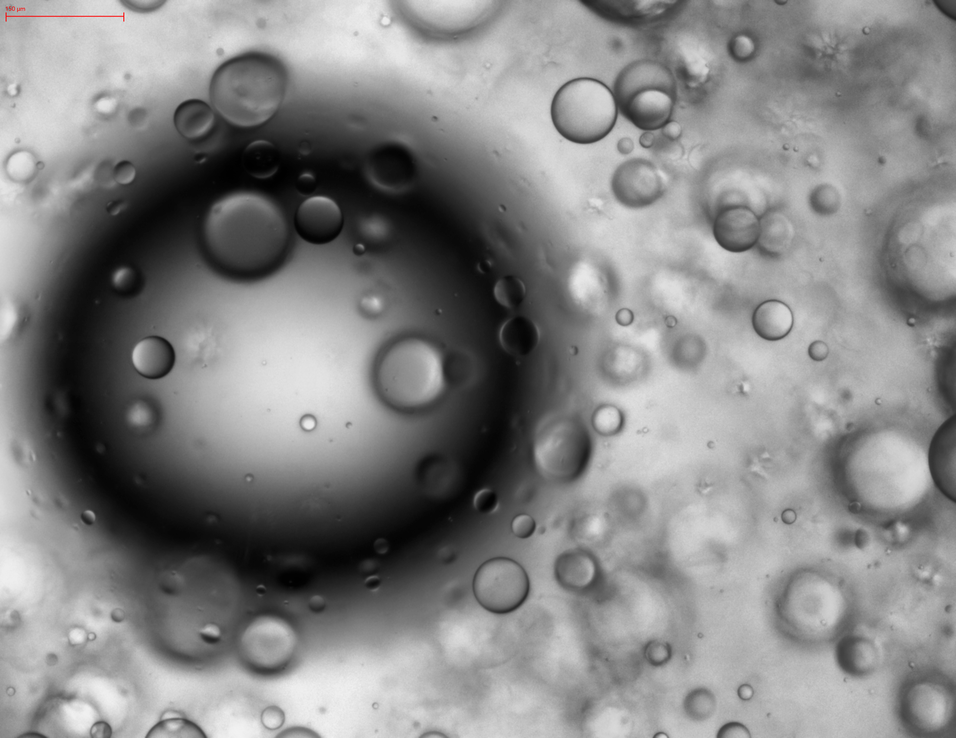
#> input picture train/IMG_106.png, 956 x 738 px, shrunk from 2200 x 1700 before the run, found by its file name; its folder holds only this picture in this run
$ python rotate.py
#> lines starting #> are read from the running program, lines starting #| are printed output that depends on the picture
import cv2
import os
import json
from PIL import Image
from base64 import b64encode


def rotate_img(img):
    # Rotate the image by 90 degrees clockwise
    rotated_img = cv2.rotate(img, cv2.ROTATE_90_CLOCKWISE)
    return rotated_img


def flip_img(img):
    # 水平翻转
    return cv2.flip(img, 1)
    # 垂直翻转
    # return cv2.flip(img,0)


def label_match_img(label_dict, img_path):
    with open(img_path, 'rb') as f:
        # byte_content = f.read()
        # 把原始字节码编码成 base64 字节码
        # base64_bytes = b64encode(byte_content)
        qrcode = b64encode(f.read()).decode()
        label_dict['imageData'] = qrcode

    return label_dict


# this function is for read image,the input is directory name
def read_directory(input_dir, output_dir, ext):
    for filename in os.listdir(input_dir):
        if filename.endswith(ext):
            img = cv2.imread(input_dir + "/" + filename)
            print(input_dir + "/" + filename)
            # print(img)
            # img = random_bright(img)
            img = flip_img(img)
            cv2.imwrite(output_dir + "/" + filename, img)


def rotate_labels(label_dict):
    shapes = label_dict['shapes']
    for shape in shapes:
        points = shape['points']
        new_points = []
        for point in points:
            # Rotate the label coordinates by 90 degrees clockwise
            # new_point = [point[1], label_dict['imageHeight'] - point[0]]
            new_point = [point[1], point[0]]
            new_points.append(new_point)
        shape['points'] = new_points

    return label_dict


def rotate_images_and_labels(input_dir, output_dir):
    for filename in os.listdir(input_dir):
        if filename.endswith('.png'):
            img_filename = filename[:-4] + '.png'
            img_path = os.path.join(input_dir, filename)
            img = cv2.imread(img_path)
#> img is the input picture: shape (738, 956, 3); mean B, G, R 133.7, 133.7, 133.8
            rotated_img = rotate_img(img)
#> in rotate_img, `rotated_img = cv2.rotate(img, cv2.ROTATE_90_CLOCKWISE)`:
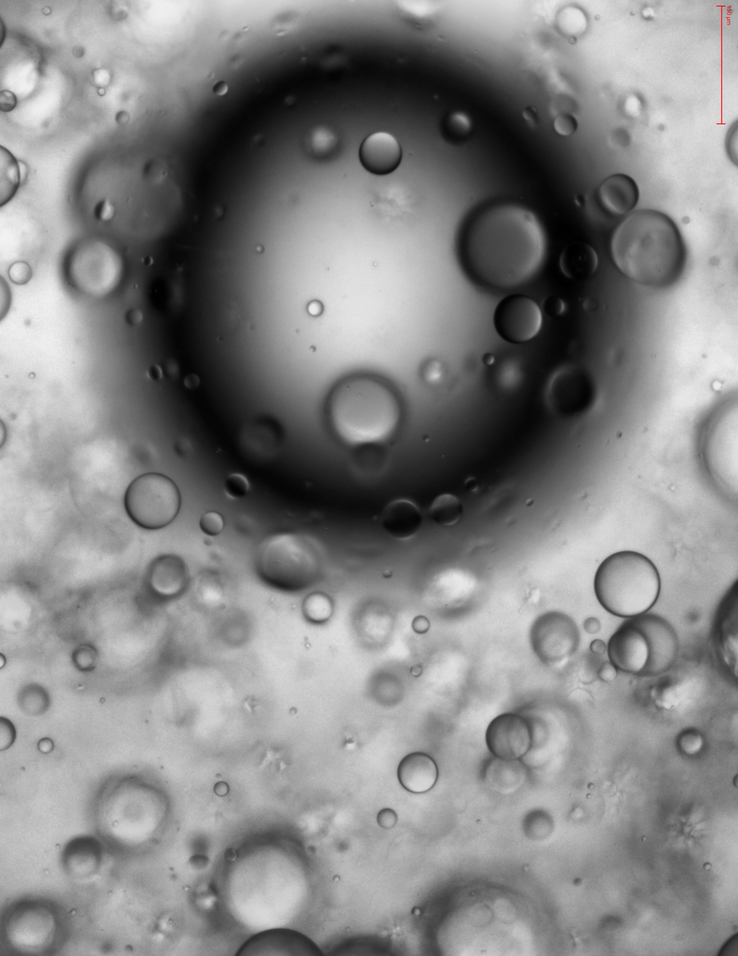
#> rotated_img: shape (956, 738, 3); mean B, G, R 133.7, 133.7, 133.8
            #rotated_img = rotate_img(rotated_img)
            #rotated_img = rotate_img(rotated_img)  # 转三次
            rotated_img_filename = img_filename
            rotated_img_path = os.path.join(output_dir, rotated_img_filename)
            cv2.imwrite(rotated_img_path, rotated_img)

            label_filename = filename[:-4] + '.json'
            label_path = os.path.join(input_dir, label_filename)
#> (the run stopped early here; a loop or call above may not have finished)

$ run again, on train/IMG_123.png
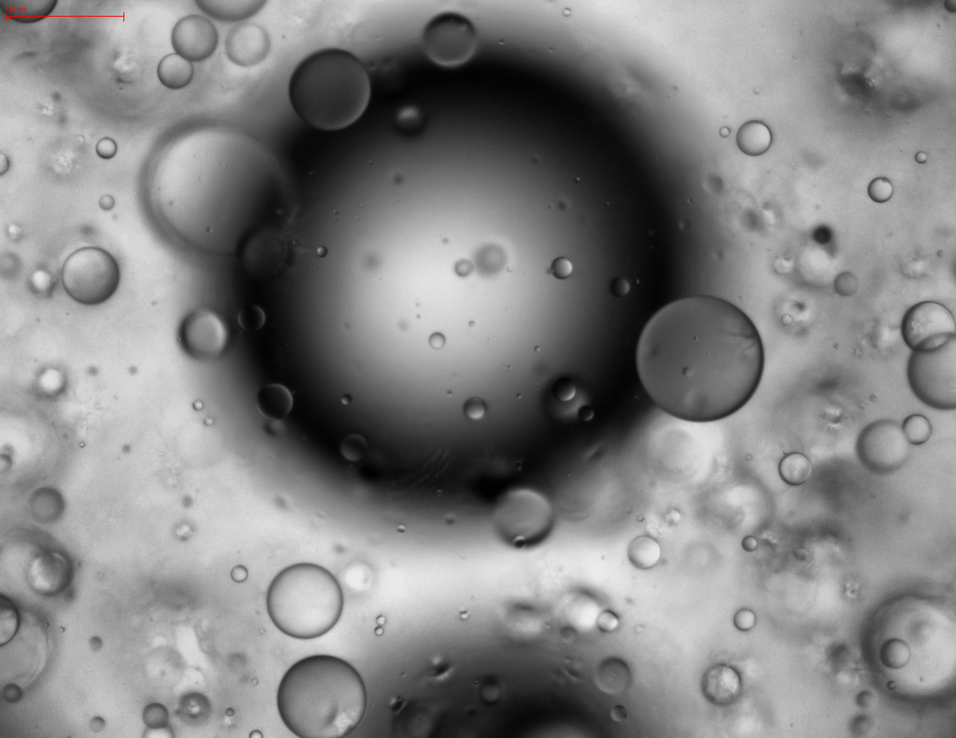
#> input picture train/IMG_123.png, 956 x 738 px, shrunk from 2200 x 1700 before the run, found by its file name
#> in rotate_images_and_labels, img is the input picture: shape (738, 956, 3); mean B, G, R 131.4, 131.4, 131.5
#> in rotate_img, `rotated_img = cv2.rotate(img, cv2.ROTATE_90_CLOCKWISE)`:
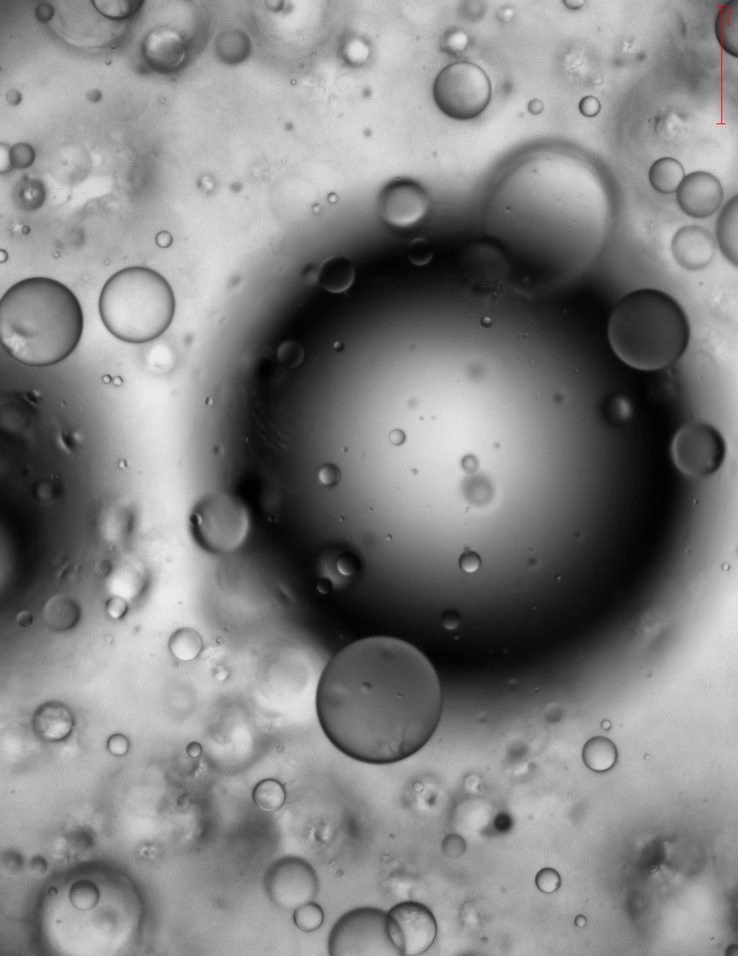
#> rotated_img: shape (956, 738, 3); mean B, G, R 131.4, 131.4, 131.5

$ run again, on train/IMG_148.png
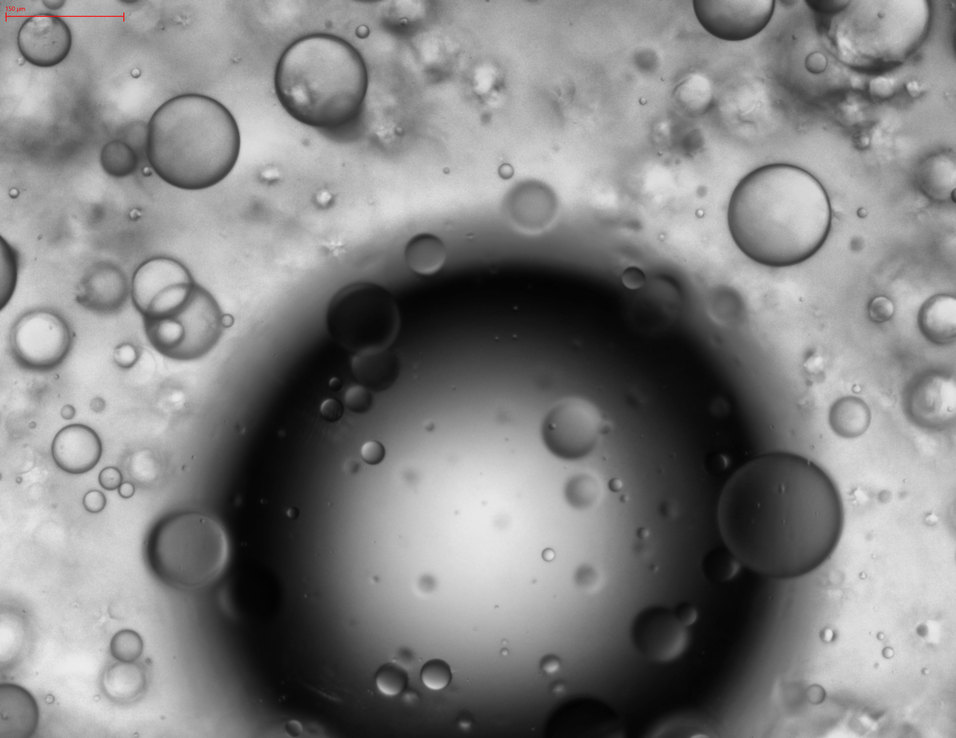
#> input picture train/IMG_148.png, 956 x 738 px, shrunk from 2200 x 1700 before the run, found by its file name
#> in rotate_images_and_labels, img is the input picture: shape (738, 956, 3); mean B, G, R 130.7, 130.7, 130.7
#> in rotate_img, `rotated_img = cv2.rotate(img, cv2.ROTATE_90_CLOCKWISE)`:
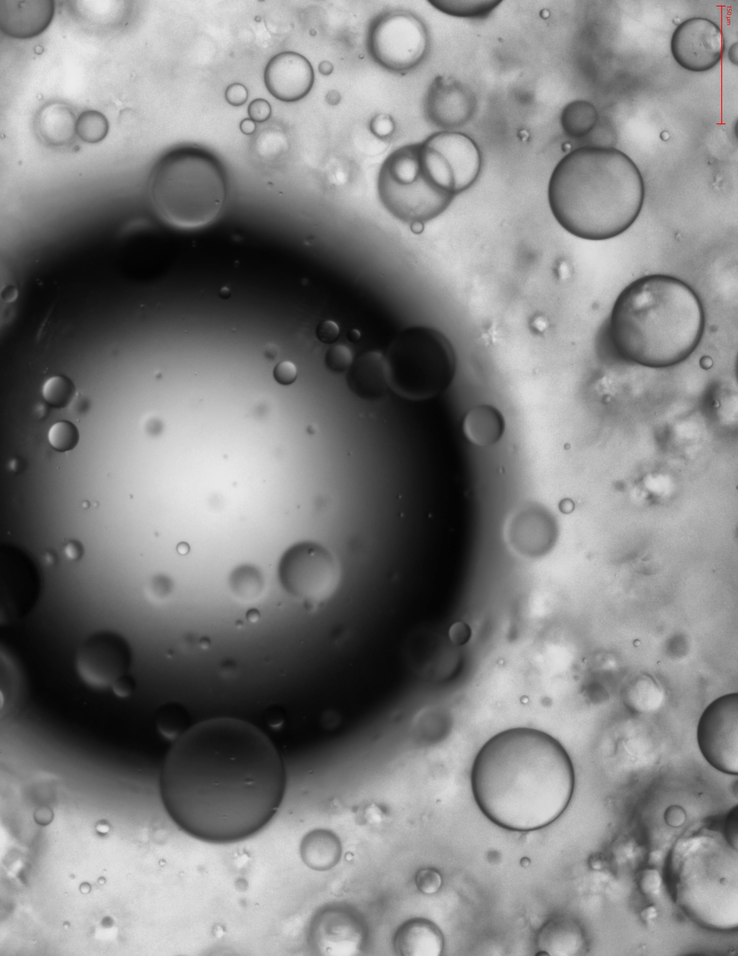
#> rotated_img: shape (956, 738, 3); mean B, G, R 130.7, 130.7, 130.7

$ run again, on train/IMG_160.png
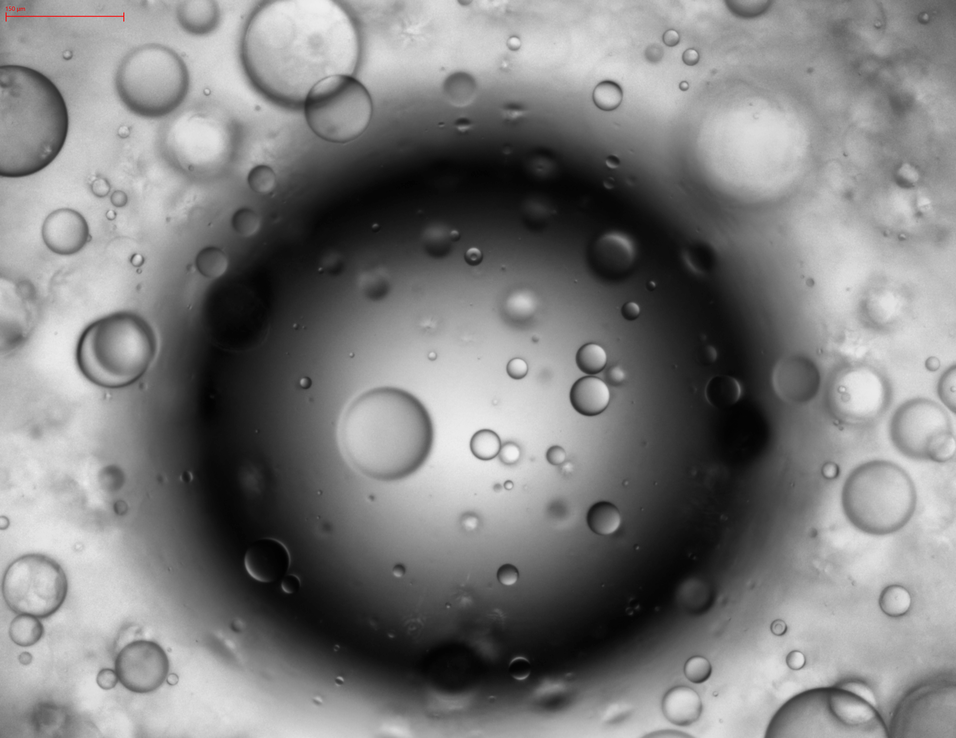
#> input picture train/IMG_160.png, 956 x 738 px, shrunk from 2200 x 1700 before the run, found by its file name
#> in rotate_images_and_labels, img is the input picture: shape (738, 956, 3); mean B, G, R 127.1, 127.1, 127.1
#> in rotate_img, `rotated_img = cv2.rotate(img, cv2.ROTATE_90_CLOCKWISE)`:
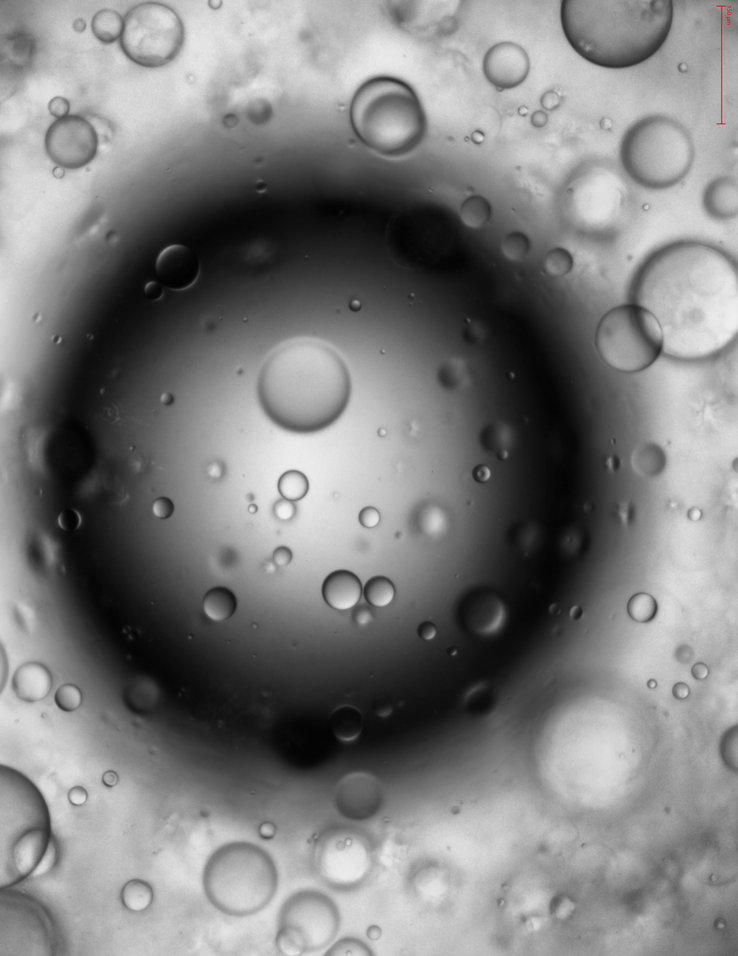
#> rotated_img: shape (956, 738, 3); mean B, G, R 127.1, 127.1, 127.1

$ run again, on train/IMG_1063.png
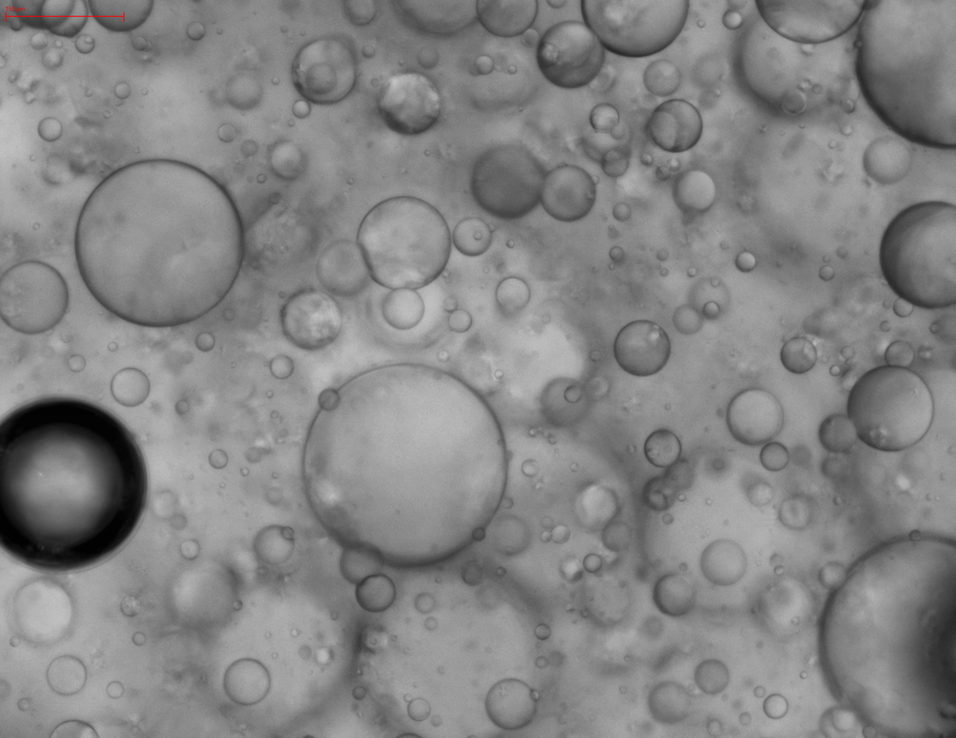
#> input picture train/IMG_1063.png, 956 x 738 px, shrunk from 2200 x 1700 before the run, found by its file name
#> in rotate_images_and_labels, img is the input picture: shape (738, 956, 3); mean B, G, R 132.2, 132.2, 132.2
#> in rotate_img, `rotated_img = cv2.rotate(img, cv2.ROTATE_90_CLOCKWISE)`:
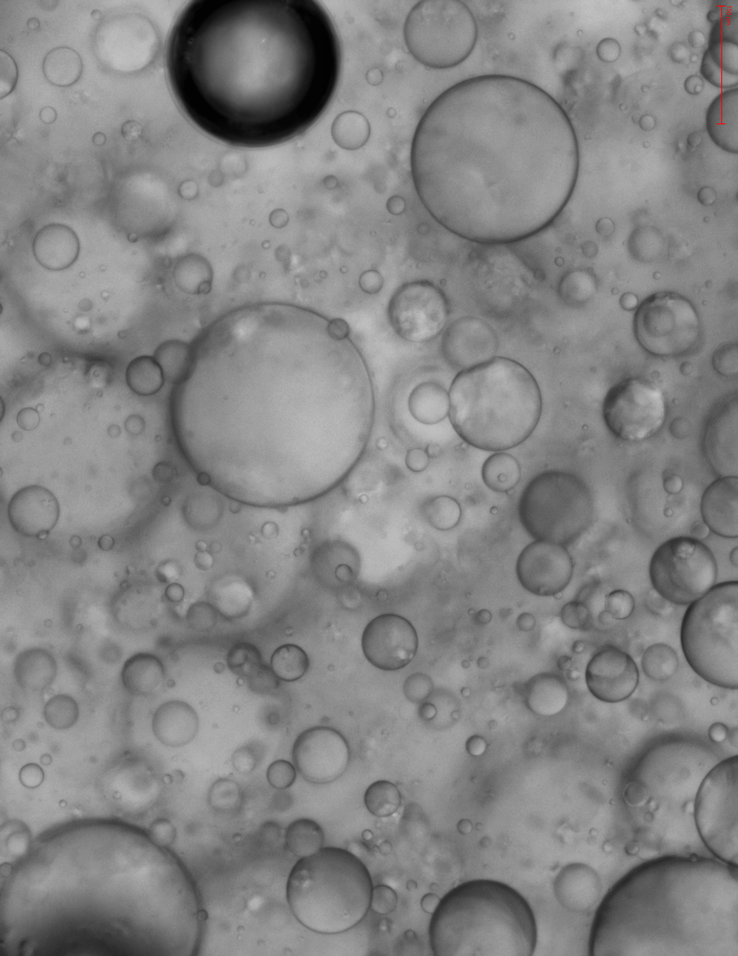
#> rotated_img: shape (956, 738, 3); mean B, G, R 132.2, 132.2, 132.2
